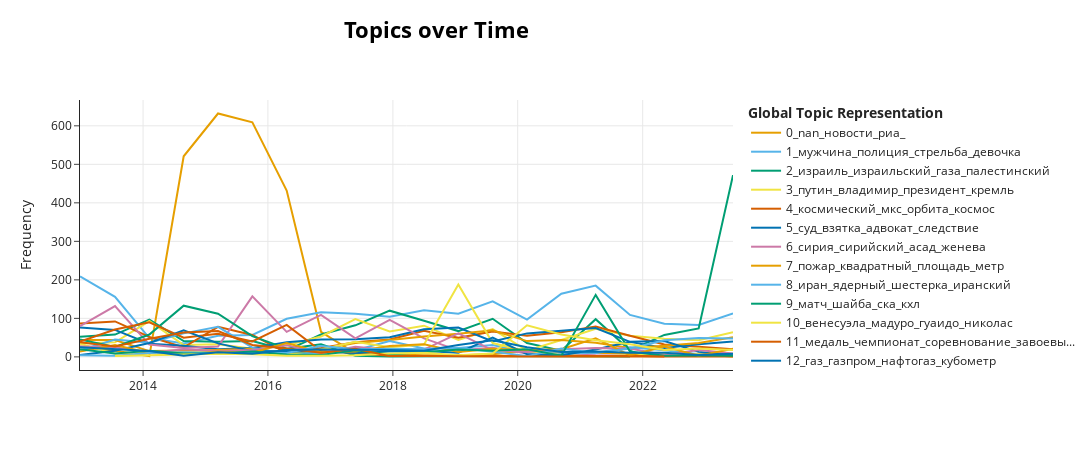

Here is the notebook cell this chart was saved with:
### Code cell
topic_model.visualize_topics_over_time(topics_over_time, top_n_topics=20)
